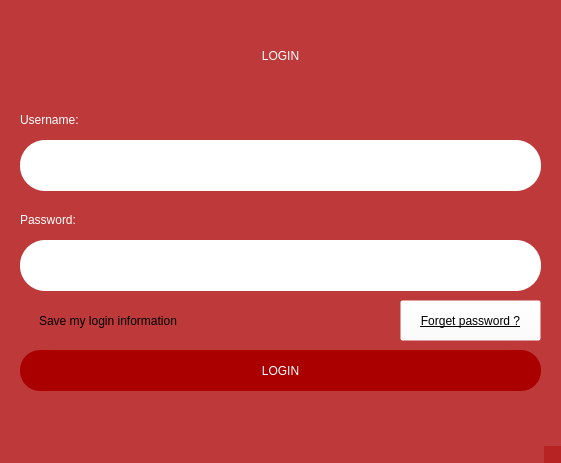
<?xml version="1.0" encoding="UTF-8"?>
<ui version="4.0">
 <class>MainWindow</class>
 <widget class="QMainWindow" name="MainWindow">
  <property name="geometry">
   <rect>
    <x>0</x>
    <y>0</y>
    <width>561</width>
    <height>463</height>
   </rect>
  </property>
  <property name="sizePolicy">
   <sizepolicy hsizetype="Fixed" vsizetype="Fixed">
    <horstretch>0</horstretch>
    <verstretch>0</verstretch>
   </sizepolicy>
  </property>
  <property name="windowTitle">
   <string/>
  </property>
  <property name="styleSheet">
   <string notr="true">background-color: rgba(170,0,0,100);
</string>
  </property>
  <widget class="QWidget" name="centralwidget">
   <widget class="QLabel" name="label">
    <property name="geometry">
     <rect>
      <x>0</x>
      <y>10</y>
      <width>561</width>
      <height>91</height>
     </rect>
    </property>
    <property name="sizePolicy">
     <sizepolicy hsizetype="Expanding" vsizetype="Expanding">
      <horstretch>0</horstretch>
      <verstretch>0</verstretch>
     </sizepolicy>
    </property>
    <property name="styleSheet">
     <string notr="true">font: 87 25pt &quot;Arial Black&quot;;
background-color: rgb(255, 255, 255,0);
color: rgb(255,255,255);</string>
    </property>
    <property name="text">
     <string>LOGIN</string>
    </property>
    <property name="alignment">
     <set>Qt::AlignCenter</set>
    </property>
   </widget>
   <widget class="QLineEdit" name="lineEdit">
    <property name="geometry">
     <rect>
      <x>20</x>
      <y>140</y>
      <width>521</width>
      <height>51</height>
     </rect>
    </property>
    <property name="contextMenuPolicy">
     <enum>Qt::NoContextMenu</enum>
    </property>
    <property name="styleSheet">
     <string notr="true">QLineEdit {
	font: 75 10pt &quot;MS Shell Dlg 2&quot;;
    border-radius: 25px; /* Bo góc 10px */
    padding: 5px; /* Tạo khoảng cách bên trong */
	padding-left: 60px; /* Đẩy chữ vào bên phải để icon che phía trước */
	background-color: rgb(255,255,255); /* Màu nền đỏ đậm */
}</string>
    </property>
    <property name="alignment">
     <set>Qt::AlignLeading|Qt::AlignLeft|Qt::AlignVCenter</set>
    </property>
   </widget>
   <widget class="QLineEdit" name="lineEdit_2">
    <property name="geometry">
     <rect>
      <x>20</x>
      <y>240</y>
      <width>521</width>
      <height>51</height>
     </rect>
    </property>
    <property name="styleSheet">
     <string notr="true">QLineEdit {
	font: 75 10pt &quot;MS Shell Dlg 2&quot;;
    border-radius: 25px; /* Bo góc 10px */
    padding: 5px; /* Tạo khoảng cách bên trong */
	padding-left: 60px; /* Đẩy chữ vào bên phải để icon che phía trước */
	background-color: rgb(255,255,255); /* Màu nền đỏ đậm */
}</string>
    </property>
    <property name="alignment">
     <set>Qt::AlignLeading|Qt::AlignLeft|Qt::AlignVCenter</set>
    </property>
   </widget>
   <widget class="QLabel" name="label_2">
    <property name="geometry">
     <rect>
      <x>20</x>
      <y>110</y>
      <width>81</width>
      <height>20</height>
     </rect>
    </property>
    <property name="styleSheet">
     <string notr="true">color: rgb(255, 255, 255);
background-color: rgba(255, 255, 255,0);
font: 75 10pt &quot;MS Shell Dlg 2&quot;;</string>
    </property>
    <property name="text">
     <string>Username:</string>
    </property>
   </widget>
   <widget class="QLabel" name="label_3">
    <property name="geometry">
     <rect>
      <x>20</x>
      <y>210</y>
      <width>81</width>
      <height>20</height>
     </rect>
    </property>
    <property name="styleSheet">
     <string notr="true">color: rgb(255, 255, 255);
background-color: rgba(255, 255, 255,0);
font: 75 10pt &quot;MS Shell Dlg 2&quot;;</string>
    </property>
    <property name="text">
     <string>Password:</string>
    </property>
   </widget>
   <widget class="QLabel" name="label_4">
    <property name="geometry">
     <rect>
      <x>32</x>
      <y>146</y>
      <width>30</width>
      <height>33</height>
     </rect>
    </property>
    <property name="styleSheet">
     <string notr="true">background-color: rgba(170, 0, 0,0);</string>
    </property>
    <property name="text">
     <string/>
    </property>
    <property name="pixmap">
     <pixmap>../../../../Downloads/Screenshot_2025-02-26_180616-removebg-preview.png</pixmap>
    </property>
    <property name="scaledContents">
     <bool>true</bool>
    </property>
   </widget>
   <widget class="QLabel" name="label_5">
    <property name="geometry">
     <rect>
      <x>29</x>
      <y>248</y>
      <width>37</width>
      <height>33</height>
     </rect>
    </property>
    <property name="styleSheet">
     <string notr="true">background-color: rgba(170, 0, 0,0);</string>
    </property>
    <property name="text">
     <string/>
    </property>
    <property name="pixmap">
     <pixmap>../../../../Downloads/Screenshot_2025-02-26_173531-removebg-preview.png</pixmap>
    </property>
    <property name="scaledContents">
     <bool>true</bool>
    </property>
   </widget>
   <widget class="QCheckBox" name="checkBox">
    <property name="geometry">
     <rect>
      <x>20</x>
      <y>310</y>
      <width>251</width>
      <height>21</height>
     </rect>
    </property>
    <property name="styleSheet">
     <string notr="true">color: rgb(0,0,0);
background-color: rgba(255, 255, 255,0);
font: 75 10pt &quot;MS Shell Dlg 2&quot;;</string>
    </property>
    <property name="text">
     <string>Save my login information</string>
    </property>
   </widget>
   <widget class="QPushButton" name="pushButton">
    <property name="geometry">
     <rect>
      <x>400</x>
      <y>300</y>
      <width>141</width>
      <height>41</height>
     </rect>
    </property>
    <property name="styleSheet">
     <string notr="true">background-color: rgba(255, 255, 255,0);
text-decoration: underline;
font: 75 10pt &quot;MS Shell Dlg 2&quot;;</string>
    </property>
    <property name="text">
     <string>Forget password ?</string>
    </property>
   </widget>
   <widget class="QPushButton" name="pushButton_2">
    <property name="geometry">
     <rect>
      <x>20</x>
      <y>350</y>
      <width>521</width>
      <height>41</height>
     </rect>
    </property>
    <property name="styleSheet">
     <string notr="true">QPushButton {
    font: 12pt &quot;Arial Black&quot;; /* Đặt font Arial Black, size 10 */
    background-color: rgb(170, 0, 0); /* Màu nền đỏ đậm */
    color: white; /* Màu chữ trắng */
    border-radius: 20px; /* Bo góc 10px */
    padding: 5px; /* Khoảng cách giữa chữ và viền */
}
</string>
    </property>
    <property name="text">
     <string>LOGIN</string>
    </property>
   </widget>
  </widget>
  <widget class="QMenuBar" name="menubar">
   <property name="geometry">
    <rect>
     <x>0</x>
     <y>0</y>
     <width>561</width>
     <height>26</height>
    </rect>
   </property>
  </widget>
  <widget class="QStatusBar" name="statusbar"/>
 </widget>
 <resources/>
 <connections/>
</ui>
